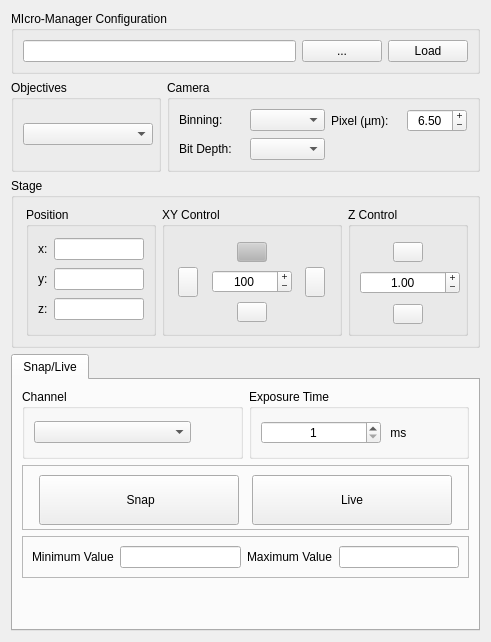
<?xml version="1.0" encoding="UTF-8"?>
<ui version="4.0">
 <class>MainWindow</class>
 <widget class="QWidget" name="MainWindow">
    <layout class="QGridLayout" name="gridLayout_3">
     <item row="4" column="0" colspan="3">
      <widget class="QTabWidget" name="tabWidget">
       <property name="enabled">
        <bool>true</bool>
       </property>
       <property name="minimumSize">
        <size>
         <width>0</width>
         <height>0</height>
        </size>
       </property>
       <property name="currentIndex">
        <number>0</number>
       </property>
       <widget class="QWidget" name="snap_live_tab">
        <property name="enabled">
         <bool>true</bool>
        </property>
        <attribute name="title">
         <string>Snap/Live</string>
        </attribute>
        <layout class="QGridLayout" name="gridLayout_5">
         <item row="2" column="0" colspan="2">
          <widget class="QFrame" name="frame">
           <property name="maximumSize">
            <size>
             <width>16777215</width>
             <height>65</height>
            </size>
           </property>
           <property name="frameShape">
            <enum>QFrame::StyledPanel</enum>
           </property>
           <property name="frameShadow">
            <enum>QFrame::Raised</enum>
           </property>
           <layout class="QGridLayout" name="gridLayout_10">
            <item row="0" column="1">
             <widget class="QPushButton" name="live_Button">
              <property name="enabled">
               <bool>true</bool>
              </property>
              <property name="minimumSize">
               <size>
                <width>200</width>
                <height>50</height>
               </size>
              </property>
              <property name="maximumSize">
               <size>
                <width>200</width>
                <height>50</height>
               </size>
              </property>
              <property name="text">
               <string>Live</string>
              </property>
             </widget>
            </item>
            <item row="0" column="0">
             <widget class="QPushButton" name="snap_Button">
              <property name="enabled">
               <bool>true</bool>
              </property>
              <property name="sizePolicy">
               <sizepolicy hsizetype="Minimum" vsizetype="Fixed">
                <horstretch>0</horstretch>
                <verstretch>0</verstretch>
               </sizepolicy>
              </property>
              <property name="minimumSize">
               <size>
                <width>200</width>
                <height>50</height>
               </size>
              </property>
              <property name="maximumSize">
               <size>
                <width>200</width>
                <height>50</height>
               </size>
              </property>
              <property name="text">
               <string> Snap</string>
              </property>
             </widget>
            </item>
           </layout>
          </widget>
         </item>
         <item row="0" column="1">
          <widget class="QGroupBox" name="exp_groupBox">
           <property name="enabled">
            <bool>true</bool>
           </property>
           <property name="minimumSize">
            <size>
             <width>0</width>
             <height>70</height>
            </size>
           </property>
           <property name="maximumSize">
            <size>
             <width>16777215</width>
             <height>70</height>
            </size>
           </property>
           <property name="title">
            <string>Exposure Time</string>
           </property>
           <layout class="QHBoxLayout" name="horizontalLayout_3">
            <item>
             <widget class="QSpinBox" name="exp_spinBox">
              <property name="enabled">
               <bool>true</bool>
              </property>
              <property name="alignment">
               <set>Qt::AlignCenter</set>
              </property>
              <property name="minimum">
               <number>1</number>
              </property>
              <property name="maximum">
               <number>100000</number>
              </property>
             </widget>
            </item>
            <item>
             <widget class="QLabel" name="label_12">
              <property name="minimumSize">
               <size>
                <width>30</width>
                <height>0</height>
               </size>
              </property>
              <property name="maximumSize">
               <size>
                <width>30</width>
                <height>16777215</height>
               </size>
              </property>
              <property name="text">
               <string> ms</string>
              </property>
             </widget>
            </item>
            <item>
             <spacer name="horizontalSpacer_2">
              <property name="orientation">
               <enum>Qt::Horizontal</enum>
              </property>
              <property name="sizeType">
               <enum>QSizePolicy::Fixed</enum>
              </property>
              <property name="sizeHint" stdset="0">
               <size>
                <width>40</width>
                <height>20</height>
               </size>
              </property>
             </spacer>
            </item>
           </layout>
          </widget>
         </item>
         <item row="3" column="0" colspan="2">
          <widget class="QFrame" name="frame_2">
           <property name="maximumSize">
            <size>
             <width>16777215</width>
             <height>50</height>
            </size>
           </property>
           <property name="frameShape">
            <enum>QFrame::StyledPanel</enum>
           </property>
           <property name="frameShadow">
            <enum>QFrame::Raised</enum>
           </property>
           <layout class="QGridLayout" name="gridLayout_11">
            <item row="0" column="0">
             <widget class="QLabel" name="label_18">
              <property name="enabled">
               <bool>true</bool>
              </property>
              <property name="text">
               <string>Minimum Value</string>
              </property>
             </widget>
            </item>
            <item row="0" column="1">
             <widget class="QLineEdit" name="min_val_lineEdit">
              <property name="readOnly">
               <bool>true</bool>
              </property>
             </widget>
            </item>
            <item row="0" column="2">
             <widget class="QLabel" name="label_19">
              <property name="text">
               <string>Maximum Value</string>
              </property>
             </widget>
            </item>
            <item row="0" column="3">
             <widget class="QLineEdit" name="max_val_lineEdit">
              <property name="readOnly">
               <bool>true</bool>
              </property>
             </widget>
            </item>
           </layout>
          </widget>
         </item>
         <item row="0" column="0">
          <widget class="QGroupBox" name="snap_channel_groupBox">
           <property name="enabled">
            <bool>true</bool>
           </property>
           <property name="minimumSize">
            <size>
             <width>0</width>
             <height>70</height>
            </size>
           </property>
           <property name="maximumSize">
            <size>
             <width>16777215</width>
             <height>70</height>
            </size>
           </property>
           <property name="title">
            <string>Channel</string>
           </property>
           <layout class="QHBoxLayout" name="horizontalLayout_2">
            <item>
             <widget class="QComboBox" name="snap_channel_comboBox">
              <property name="enabled">
               <bool>true</bool>
              </property>
              <property name="maximumSize">
               <size>
                <width>16777215</width>
                <height>16777215</height>
               </size>
              </property>
             </widget>
            </item>
            <item>
             <spacer name="horizontalSpacer">
              <property name="orientation">
               <enum>Qt::Horizontal</enum>
              </property>
              <property name="sizeType">
               <enum>QSizePolicy::Fixed</enum>
              </property>
              <property name="sizeHint" stdset="0">
               <size>
                <width>40</width>
                <height>20</height>
               </size>
              </property>
             </spacer>
            </item>
           </layout>
          </widget>
         </item>
         <item row="4" column="0" colspan="2">
          <spacer name="verticalSpacer">
           <property name="orientation">
            <enum>Qt::Vertical</enum>
           </property>
           <property name="sizeHint" stdset="0">
            <size>
             <width>20</width>
             <height>40</height>
            </size>
           </property>
          </spacer>
         </item>
        </layout>
       </widget>
      </widget>
     </item>
     <item row="3" column="0" colspan="3">
      <widget class="QGroupBox" name="stage_groupBox">
       <property name="enabled">
        <bool>true</bool>
       </property>
       <property name="minimumSize">
        <size>
         <width>0</width>
         <height>170</height>
        </size>
       </property>
       <property name="maximumSize">
        <size>
         <width>16777215</width>
         <height>170</height>
        </size>
       </property>
       <property name="title">
        <string>Stage</string>
       </property>
       <layout class="QGridLayout" name="gridLayout_12">
        <property name="leftMargin">
         <number>12</number>
        </property>
        <item row="0" column="2">
         <widget class="QGroupBox" name="Z_groupBox">
          <property name="enabled">
           <bool>true</bool>
          </property>
          <property name="minimumSize">
           <size>
            <width>120</width>
            <height>0</height>
           </size>
          </property>
          <property name="maximumSize">
           <size>
            <width>120</width>
            <height>16777215</height>
           </size>
          </property>
          <property name="title">
           <string>Z Control</string>
          </property>
          <layout class="QGridLayout" name="gridLayout_7">
           <property name="topMargin">
            <number>15</number>
           </property>
           <item row="0" column="0" alignment="Qt::AlignHCenter">
            <widget class="QPushButton" name="up_Button">
             <property name="enabled">
              <bool>true</bool>
             </property>
             <property name="maximumSize">
              <size>
               <width>30</width>
               <height>20</height>
              </size>
             </property>
             <property name="layoutDirection">
              <enum>Qt::LeftToRight</enum>
             </property>
             <property name="autoFillBackground">
              <bool>false</bool>
             </property>
             <property name="text">
              <string/>
             </property>
            </widget>
           </item>
           <item row="1" column="0" alignment="Qt::AlignHCenter|Qt::AlignVCenter">
            <widget class="QDoubleSpinBox" name="z_step_size_doubleSpinBox">
             <property name="enabled">
              <bool>true</bool>
             </property>
             <property name="sizePolicy">
              <sizepolicy hsizetype="Fixed" vsizetype="Fixed">
               <horstretch>0</horstretch>
               <verstretch>0</verstretch>
              </sizepolicy>
             </property>
             <property name="minimumSize">
              <size>
               <width>100</width>
               <height>0</height>
              </size>
             </property>
             <property name="maximumSize">
              <size>
               <width>150</width>
               <height>16777215</height>
              </size>
             </property>
             <property name="alignment">
              <set>Qt::AlignCenter</set>
             </property>
             <property name="buttonSymbols">
              <enum>QAbstractSpinBox::PlusMinus</enum>
             </property>
             <property name="showGroupSeparator" stdset="0">
              <bool>false</bool>
             </property>
             <property name="maximum">
              <double>10000.000000000000000</double>
             </property>
             <property name="singleStep">
              <double>0.100000000000000</double>
             </property>
             <property name="value">
              <double>1.000000000000000</double>
             </property>
            </widget>
           </item>
           <item row="2" column="0" alignment="Qt::AlignHCenter">
            <widget class="QPushButton" name="down_Button">
             <property name="enabled">
              <bool>true</bool>
             </property>
             <property name="maximumSize">
              <size>
               <width>30</width>
               <height>20</height>
              </size>
             </property>
             <property name="text">
              <string/>
             </property>
            </widget>
           </item>
          </layout>
         </widget>
        </item>
        <item row="0" column="1">
         <widget class="QGroupBox" name="XY_groupBox">
          <property name="enabled">
           <bool>true</bool>
          </property>
          <property name="sizePolicy">
           <sizepolicy hsizetype="Fixed" vsizetype="Preferred">
            <horstretch>0</horstretch>
            <verstretch>0</verstretch>
           </sizepolicy>
          </property>
          <property name="minimumSize">
           <size>
            <width>180</width>
            <height>0</height>
           </size>
          </property>
          <property name="maximumSize">
           <size>
            <width>180</width>
            <height>16777215</height>
           </size>
          </property>
          <property name="title">
           <string>XY Control</string>
          </property>
          <layout class="QGridLayout" name="gridLayout_4">
           <property name="leftMargin">
            <number>5</number>
           </property>
           <property name="topMargin">
            <number>10</number>
           </property>
           <property name="rightMargin">
            <number>5</number>
           </property>
           <property name="bottomMargin">
            <number>5</number>
           </property>
           <property name="horizontalSpacing">
            <number>5</number>
           </property>
           <property name="verticalSpacing">
            <number>0</number>
           </property>
           <item row="0" column="1" alignment="Qt::AlignHCenter">
            <widget class="QPushButton" name="y_up_Button">
             <property name="enabled">
              <bool>true</bool>
             </property>
             <property name="maximumSize">
              <size>
               <width>30</width>
               <height>20</height>
              </size>
             </property>
             <property name="palette">
              <palette>
               <active>
                <colorrole role="Button">
                 <brush brushstyle="SolidPattern">
                  <color alpha="255">
                   <red>179</red>
                   <green>179</green>
                   <blue>179</blue>
                  </color>
                 </brush>
                </colorrole>
               </active>
               <inactive>
                <colorrole role="Button">
                 <brush brushstyle="SolidPattern">
                  <color alpha="255">
                   <red>179</red>
                   <green>179</green>
                   <blue>179</blue>
                  </color>
                 </brush>
                </colorrole>
               </inactive>
               <disabled>
                <colorrole role="Button">
                 <brush brushstyle="SolidPattern">
                  <color alpha="255">
                   <red>179</red>
                   <green>179</green>
                   <blue>179</blue>
                  </color>
                 </brush>
                </colorrole>
               </disabled>
              </palette>
             </property>
             <property name="text">
              <string/>
             </property>
            </widget>
           </item>
           <item row="1" column="0" alignment="Qt::AlignHCenter">
            <widget class="QPushButton" name="left_Button">
             <property name="enabled">
              <bool>true</bool>
             </property>
             <property name="maximumSize">
              <size>
               <width>20</width>
               <height>30</height>
              </size>
             </property>
             <property name="text">
              <string/>
             </property>
            </widget>
           </item>
           <item row="1" column="1" alignment="Qt::AlignHCenter|Qt::AlignVCenter">
            <widget class="QSpinBox" name="xy_step_size_SpinBox">
             <property name="enabled">
              <bool>true</bool>
             </property>
             <property name="sizePolicy">
              <sizepolicy hsizetype="Fixed" vsizetype="Fixed">
               <horstretch>0</horstretch>
               <verstretch>0</verstretch>
              </sizepolicy>
             </property>
             <property name="minimumSize">
              <size>
               <width>80</width>
               <height>0</height>
              </size>
             </property>
             <property name="maximumSize">
              <size>
               <width>80</width>
               <height>16777215</height>
              </size>
             </property>
             <property name="layoutDirection">
              <enum>Qt::LeftToRight</enum>
             </property>
             <property name="alignment">
              <set>Qt::AlignCenter</set>
             </property>
             <property name="buttonSymbols">
              <enum>QAbstractSpinBox::PlusMinus</enum>
             </property>
             <property name="showGroupSeparator" stdset="0">
              <bool>false</bool>
             </property>
             <property name="minimum">
              <number>0</number>
             </property>
             <property name="maximum">
              <number>10000</number>
             </property>
             <property name="value">
              <number>100</number>
             </property>
            </widget>
           </item>
           <item row="1" column="2" alignment="Qt::AlignHCenter">
            <widget class="QPushButton" name="right_Button">
             <property name="enabled">
              <bool>true</bool>
             </property>
             <property name="maximumSize">
              <size>
               <width>20</width>
               <height>30</height>
              </size>
             </property>
             <property name="text">
              <string/>
             </property>
            </widget>
           </item>
           <item row="2" column="1" alignment="Qt::AlignHCenter">
            <widget class="QPushButton" name="y_down_Button">
             <property name="enabled">
              <bool>true</bool>
             </property>
             <property name="maximumSize">
              <size>
               <width>30</width>
               <height>20</height>
              </size>
             </property>
             <property name="text">
              <string/>
             </property>
            </widget>
           </item>
          </layout>
         </widget>
        </item>
        <item row="0" column="0">
         <widget class="QGroupBox" name="position_groupBox">
          <property name="enabled">
           <bool>true</bool>
          </property>
          <property name="sizePolicy">
           <sizepolicy hsizetype="Fixed" vsizetype="Preferred">
            <horstretch>0</horstretch>
            <verstretch>0</verstretch>
           </sizepolicy>
          </property>
          <property name="minimumSize">
           <size>
            <width>0</width>
            <height>0</height>
           </size>
          </property>
          <property name="maximumSize">
           <size>
            <width>130</width>
            <height>16777215</height>
           </size>
          </property>
          <property name="title">
           <string>Position</string>
          </property>
          <layout class="QGridLayout" name="gridLayout_8">
           <item row="0" column="0">
            <widget class="QLabel" name="label_7">
             <property name="sizePolicy">
              <sizepolicy hsizetype="Fixed" vsizetype="Fixed">
               <horstretch>0</horstretch>
               <verstretch>0</verstretch>
              </sizepolicy>
             </property>
             <property name="text">
              <string>x:</string>
             </property>
            </widget>
           </item>
           <item row="0" column="1">
            <widget class="QLineEdit" name="x_lineEdit">
             <property name="enabled">
              <bool>true</bool>
             </property>
             <property name="alignment">
              <set>Qt::AlignCenter</set>
             </property>
             <property name="readOnly">
              <bool>true</bool>
             </property>
            </widget>
           </item>
           <item row="1" column="0">
            <widget class="QLabel" name="label_8">
             <property name="sizePolicy">
              <sizepolicy hsizetype="Fixed" vsizetype="Fixed">
               <horstretch>0</horstretch>
               <verstretch>0</verstretch>
              </sizepolicy>
             </property>
             <property name="text">
              <string>y:</string>
             </property>
            </widget>
           </item>
           <item row="1" column="1">
            <widget class="QLineEdit" name="y_lineEdit">
             <property name="alignment">
              <set>Qt::AlignCenter</set>
             </property>
             <property name="readOnly">
              <bool>true</bool>
             </property>
            </widget>
           </item>
           <item row="2" column="0">
            <widget class="QLabel" name="label_9">
             <property name="sizePolicy">
              <sizepolicy hsizetype="Fixed" vsizetype="Fixed">
               <horstretch>0</horstretch>
               <verstretch>0</verstretch>
              </sizepolicy>
             </property>
             <property name="text">
              <string>z:</string>
             </property>
            </widget>
           </item>
           <item row="2" column="1">
            <widget class="QLineEdit" name="z_lineEdit">
             <property name="alignment">
              <set>Qt::AlignCenter</set>
             </property>
             <property name="readOnly">
              <bool>true</bool>
             </property>
            </widget>
           </item>
          </layout>
         </widget>
        </item>
       </layout>
      </widget>
     </item>
     <item row="1" column="0" rowspan="2">
      <widget class="QGroupBox" name="objective_groupBox">
       <property name="enabled">
        <bool>true</bool>
       </property>
       <property name="minimumSize">
        <size>
         <width>130</width>
         <height>0</height>
        </size>
       </property>
       <property name="maximumSize">
        <size>
         <width>150</width>
         <height>16777215</height>
        </size>
       </property>
       <property name="title">
        <string>Objectives</string>
       </property>
       <layout class="QGridLayout" name="gridLayout_2">
        <item row="0" column="0">
         <widget class="QComboBox" name="objective_comboBox">
          <property name="enabled">
           <bool>true</bool>
          </property>
          <property name="sizePolicy">
           <sizepolicy hsizetype="Fixed" vsizetype="Fixed">
            <horstretch>0</horstretch>
            <verstretch>0</verstretch>
           </sizepolicy>
          </property>
          <property name="minimumSize">
           <size>
            <width>130</width>
            <height>0</height>
           </size>
          </property>
          <property name="maximumSize">
           <size>
            <width>150</width>
            <height>16777215</height>
           </size>
          </property>
          <property name="toolTipDuration">
           <number>0</number>
          </property>
         </widget>
        </item>
       </layout>
      </widget>
     </item>
     <item row="1" column="1" rowspan="2" colspan="2">
      <widget class="QGroupBox" name="camera_groupBox">
       <property name="enabled">
        <bool>true</bool>
       </property>
       <property name="sizePolicy">
        <sizepolicy hsizetype="Expanding" vsizetype="Preferred">
         <horstretch>0</horstretch>
         <verstretch>0</verstretch>
        </sizepolicy>
       </property>
       <property name="minimumSize">
        <size>
         <width>0</width>
         <height>0</height>
        </size>
       </property>
       <property name="maximumSize">
        <size>
         <width>16777215</width>
         <height>16777215</height>
        </size>
       </property>
       <property name="title">
        <string>Camera</string>
       </property>
       <layout class="QGridLayout" name="gridLayout_6">
        <item row="0" column="0">
         <widget class="QLabel" name="label_22">
          <property name="sizePolicy">
           <sizepolicy hsizetype="Preferred" vsizetype="Fixed">
            <horstretch>0</horstretch>
            <verstretch>0</verstretch>
           </sizepolicy>
          </property>
          <property name="maximumSize">
           <size>
            <width>65</width>
            <height>16777215</height>
           </size>
          </property>
          <property name="text">
           <string>Binning:</string>
          </property>
         </widget>
        </item>
        <item row="0" column="1">
         <widget class="QComboBox" name="bin_comboBox">
          <property name="enabled">
           <bool>true</bool>
          </property>
          <property name="sizePolicy">
           <sizepolicy hsizetype="Expanding" vsizetype="Fixed">
            <horstretch>0</horstretch>
            <verstretch>0</verstretch>
           </sizepolicy>
          </property>
          <property name="maximumSize">
           <size>
            <width>75</width>
            <height>16777215</height>
           </size>
          </property>
         </widget>
        </item>
        <item row="0" column="2">
         <widget class="QLabel" name="label">
          <property name="minimumSize">
           <size>
            <width>70</width>
            <height>0</height>
           </size>
          </property>
          <property name="maximumSize">
           <size>
            <width>70</width>
            <height>16777215</height>
           </size>
          </property>
          <property name="text">
           <string>Pixel (µm):</string>
          </property>
         </widget>
        </item>
        <item row="1" column="1">
         <widget class="QComboBox" name="bit_comboBox">
          <property name="enabled">
           <bool>true</bool>
          </property>
          <property name="sizePolicy">
           <sizepolicy hsizetype="Expanding" vsizetype="Fixed">
            <horstretch>0</horstretch>
            <verstretch>0</verstretch>
           </sizepolicy>
          </property>
          <property name="maximumSize">
           <size>
            <width>75</width>
            <height>16777215</height>
           </size>
          </property>
         </widget>
        </item>
        <item row="1" column="0">
         <widget class="QLabel" name="label_6">
          <property name="sizePolicy">
           <sizepolicy hsizetype="Preferred" vsizetype="Fixed">
            <horstretch>0</horstretch>
            <verstretch>0</verstretch>
           </sizepolicy>
          </property>
          <property name="maximumSize">
           <size>
            <width>65</width>
            <height>16777215</height>
           </size>
          </property>
          <property name="text">
           <string>Bit Depth:</string>
          </property>
         </widget>
        </item>
        <item row="0" column="3">
         <widget class="QDoubleSpinBox" name="px_size_doubleSpinBox">
          <property name="maximumSize">
           <size>
            <width>60</width>
            <height>16777215</height>
           </size>
          </property>
          <property name="alignment">
           <set>Qt::AlignCenter</set>
          </property>
          <property name="buttonSymbols">
           <enum>QAbstractSpinBox::PlusMinus</enum>
          </property>
          <property name="minimum">
           <double>1.000000000000000</double>
          </property>
          <property name="value">
           <double>6.500000000000000</double>
          </property>
         </widget>
        </item>
       </layout>
      </widget>
     </item>
     <item row="0" column="0" colspan="3">
      <widget class="QGroupBox" name="groupBox">
       <property name="maximumSize">
        <size>
         <width>16777215</width>
         <height>70</height>
        </size>
       </property>
       <property name="title">
        <string>MIcro-Manager Configuration</string>
       </property>
       <layout class="QGridLayout" name="gridLayout">
        <item row="0" column="0">
         <widget class="QLineEdit" name="cfg_LineEdit">
          <property name="sizePolicy">
           <sizepolicy hsizetype="Expanding" vsizetype="Expanding">
            <horstretch>0</horstretch>
            <verstretch>0</verstretch>
           </sizepolicy>
          </property>
          <property name="readOnly">
           <bool>true</bool>
          </property>
         </widget>
        </item>
        <item row="0" column="1">
         <widget class="QPushButton" name="browse_cfg_Button">
          <property name="sizePolicy">
           <sizepolicy hsizetype="Fixed" vsizetype="Fixed">
            <horstretch>0</horstretch>
            <verstretch>0</verstretch>
           </sizepolicy>
          </property>
          <property name="text">
           <string>...</string>
          </property>
         </widget>
        </item>
        <item row="0" column="2">
         <widget class="QPushButton" name="load_cfg_Button">
          <property name="sizePolicy">
           <sizepolicy hsizetype="Fixed" vsizetype="Fixed">
            <horstretch>0</horstretch>
            <verstretch>0</verstretch>
           </sizepolicy>
          </property>
          <property name="text">
           <string>Load</string>
          </property>
         </widget>
        </item>
       </layout>
      </widget>
     </item>
    </layout>
   </widget>
 <resources/>
 <connections/>
</ui>
